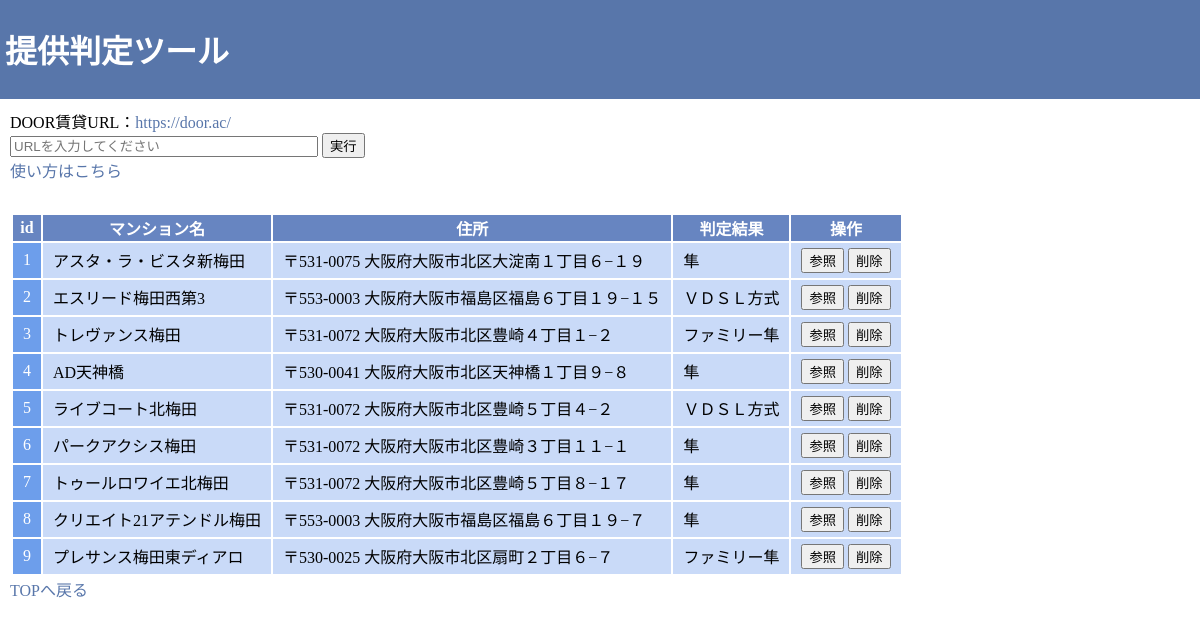
The page / on the database its author committed.
### tables this page shows
CREATE TABLE teikyou_hantei(id int PRIMARY KEY, mansion_name text, address text, result text, created_datetime TIMESTAMP DEFAULT (datetime(CURRENT_TIMESTAMP,'localtime')));

### app/app.py (the view)
@app.route("/")
def index():
    conn = sqlite3.connect('teikyou_hantei.db')
    cur = conn.cursor()
    if get_mansion.table_isexist(conn, cur) == False:
        get_mansion.create_table(conn, cur)
        contents = ""
    else:
        contents = get_mansion.get_all()
    return render_template("index.html", contents=contents)

### get_mansion.py (called while the page is built)
def table_isexist(conn, cur):
    cur.execute("""
        SELECT COUNT(*) FROM sqlite_master
        WHERE TYPE='table' AND name='teikyou_hantei'
        """)
    if cur.fetchone()[0] == 0:
        return False
    return True

def get_all():
    conn = sqlite3.connect('teikyou_hantei.db')
    cur = conn.cursor()
    contents = cur.execute('SELECT * FROM teikyou_hantei').fetchall()
    return contents

### app/templates/index.html (shortened to what this page needs)
<!DOCTYPE html>
<html lang="ja">
    <head>
        <link rel="stylesheet" href="../../static/css/style.css">
    </head>
    <body>
        <div class="header">
            <a href='/'><h1>提供判定ツール</h1></a>
        </div>
        <div class="body">
            <form action="/result" method="POST">
                    DOOR賃貸URL：<a href="https://door.ac/" target="_blank">https://door.ac/</a>
                <div>
                    <input type="text" name="url" placeholder="URLを入力してください" style="width:300px;" onclick="return check()">
                    <input type="submit" value="実行">
                </div>
        </form>
            <a href="/howto">使い方はこちら</a>
        <table class="table table-striped table-hover">
            <tr>
                <th>id</th>
                <th>マンション名</th>
                <th>住所</th>
                <th>判定結果</th>
                <th>操作</th>
            </tr>
            {% for content in contents %}
            <tr>
                <td>{{ content[0] }}</td>
                <td>{{ content[1] }}</td>
                <td>{{ content[2] }}</td>
                <td>{{ content[3] }}</td>
                <td>
                    <a href="/view/{{ content[0] }}"><button class="btn btn-primary">参照</button></a>
                    <form action="/delete/{{ content[0] }}" style="display: inline" method="post">
                        <input class="btn btn-danger" type="submit" value="削除" onclick='return confirm("削除しますがよろしいですか？")';>
                    </form>
                </td>
            </tr>
            {% endfor %}
        </table>
            <a href='/'>TOPへ戻る</a>
        </div>
    </body>
</html>

### app/static/css/style.css (style rules this page uses)
body { margin:0px; width:100%; }
.header { background-color:#5876AA; display:flex; }
h1 { color:#fff; padding:5px; }
a { color:#5876AA; text-decoration:none; }
.body { padding:10px; }
table { margin-top:30px; border:0.5px solid #fff; }
th { background-color: #6785C1; color:#fff; }
td:first-child { text-align:center; background-color: #6D9EEB; color: #fff; }
td { padding:5px 10px; background-color:#C9DAF8; }

### rows shown on the page
teikyou_hantei: id "1", mansion_name "アスタ・ラ・ビスタ新梅田", address "〒531-0075 大阪府大阪市北区大淀南１丁目６−１９", result "隼"
teikyou_hantei: id "2", mansion_name "エスリード梅田西第3", address "〒553-0003 大阪府大阪市福島区福島６丁目１９−１５", result "ＶＤＳＬ方式"
teikyou_hantei: id "3", mansion_name "トレヴァンス梅田", address "〒531-0072 大阪府大阪市北区豊崎４丁目１−２", result "ファミリー隼"
teikyou_hantei: id "4", mansion_name "AD天神橋", address "〒530-0041 大阪府大阪市北区天神橋１丁目９−８", result "隼"
teikyou_hantei: id "5", mansion_name "ライブコート北梅田", address "〒531-0072 大阪府大阪市北区豊崎５丁目４−２", result "ＶＤＳＬ方式"
teikyou_hantei: id "6", mansion_name "パークアクシス梅田", address "〒531-0072 大阪府大阪市北区豊崎３丁目１１−１", result "隼"
teikyou_hantei: id "7", mansion_name "トゥールロワイエ北梅田", address "〒531-0072 大阪府大阪市北区豊崎５丁目８−１７", result "隼"
teikyou_hantei: id "8", mansion_name "クリエイト21アテンドル梅田", address "〒553-0003 大阪府大阪市福島区福島６丁目１９−７", result "隼"
teikyou_hantei: id "9", mansion_name "プレサンス梅田東ディアロ", address "〒530-0025 大阪府大阪市北区扇町２丁目６−７", result "ファミリー隼"
